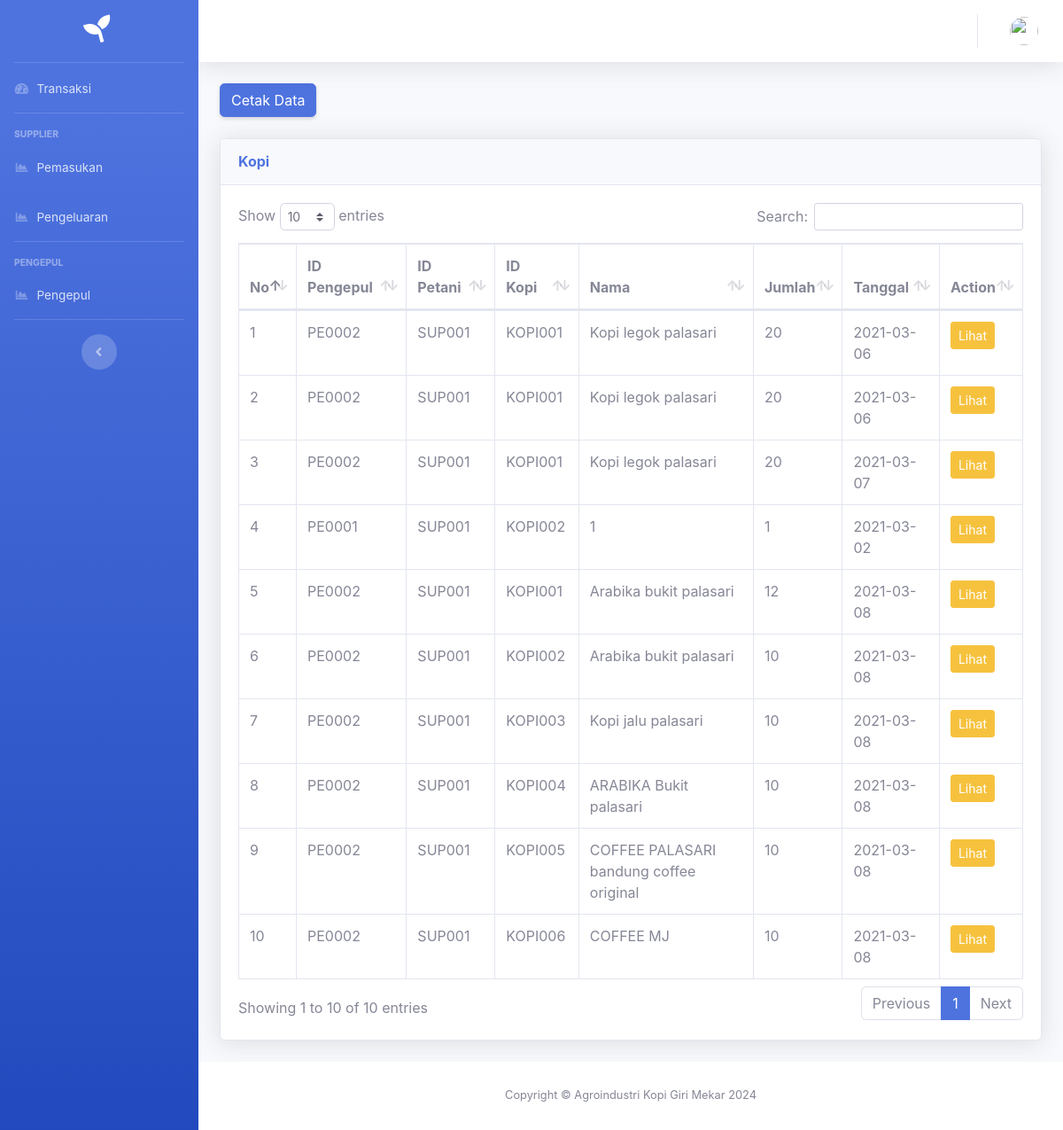
The page /index.php/gudang/pemasukan on the database its author committed.
### tables this page shows
CREATE TABLE `pemasukan` (
  `id` int(11) NOT NULL,
  `id_pengepul` varchar(128) NOT NULL,
  `id_petani` varchar(128) NOT NULL,
  `id_kopi` varchar(128) NOT NULL,
  `nama` varchar(128) NOT NULL,
  `jumlah` double NOT NULL,
  `tanggal` varchar(128) NOT NULL
);

### application/controllers/Gudang.php (called while the page is built, shortened)
<?php
class Gudang extends CI_Controller {
public function __construct()
	{
		$this->load->library('form_validation');
		$this->load->model('M_Suplier');
		$this->load->model('Cetak_Model');
	}
public function pemasukan()
	{
		$data['admin_gudang'] = $this->db->get_where('admin_gudang', ['email' => $_SESSION['admin_gudang']['email']])->row_array();
		$data['pemasukan'] = $this->db->get_where('pemasukan')->result_array();
		$this->load->view('template/gudang/header', $data);
		$this->load->view('template/gudang/sidebar', $data);
		$this->load->view('template/gudang/topbar', $data);
		$this->load->view('gudang/pemasukan', $data);
		$this->load->view('template/gudang/footer', $data);
	}
}

### index.php (called while the page is built, shortened)
<?php
require_once BASEPATH.'core/CodeIgniter.php';

### application/views/gudang/pemasukan.php (the view, shortened to what this page needs)
  <div class="container-fluid">
    <div class="d-sm-flex align-items-center justify-content-between mb-4">
       <button type="button" class="btn btn-primary d-none d-sm-inline-block shadow-sm" data-toggle="modal" data-target="#PemasukanModal">
      Cetak Data
      </button>
    </div>
    <div class="row">
      <div class="col-xl-12 col-lg-7">
        <div class="card shadow mb-4">
          <div class="card-header py-3 d-flex flex-row align-items-center justify-content-between">
            <h6 class="m-0 font-weight-bold text-primary">Kopi</h6>
          </div>
          <div class="card-body">
            <table class="table table-bordered" id="dataTable" width="100%" cellspacing="0">
              <thead>
                <tr>
                  <th>No</th>
                  <th>ID Pengepul</th>
                  <th>ID Petani</th>
                  <th>ID Kopi</th>
                  <th>Nama</th>
                  <th>Jumlah</th>
                  <th>Tanggal</th>
                  <th>Action</th>
                </tr>
              </thead>
              <tbody>
                <?php $i = 1; ?>
                <?php foreach($pemasukan as $p): ?>
                    <tr>
                      <td scope="row"><?= $i; ?></td>
                      <td scope="row"><?= $p['id_pengepul']; ?></td>
                      <td scope="row"><?= $p['id_petani']; ?></td>
                      <td scope="row"><?= $p['id_kopi']; ?></td>
                      <td scope="row"><?= $p['nama']; ?></td>
                      <td scope="row"><?= $p['jumlah']; ?></td>
                      <td scope="row"><?= $p['tanggal']; ?></td>
                      <td scope="row">
                        <a href="<?= base_url(); ?>gudang/l_pemasukan/<?= $p['id']; ?>" class="btn btn-warning btn-sm">Lihat</a>
                      </td>
                    </tr>
                <?php $i++; ?>
                <?php endforeach;?>
              </tbody>
            </table>
          </div>
        </div>
      </div>
    </div>
  </div>
</div>

### rows shown on the page
pemasukan: id_pengepul "PE0002", id_petani "SUP001", id_kopi "KOPI001", nama "Kopi legok palasari", jumlah "20", tanggal "2021-03-06"
pemasukan: id_pengepul "PE0002", id_petani "SUP001", id_kopi "KOPI001", nama "Kopi legok palasari", jumlah "20", tanggal "2021-03-06"
pemasukan: id_pengepul "PE0002", id_petani "SUP001", id_kopi "KOPI001", nama "Kopi legok palasari", jumlah "20", tanggal "2021-03-07"
pemasukan: id_pengepul "PE0001", id_petani "SUP001", id_kopi "KOPI002", nama "1", jumlah "1", tanggal "2021-03-02"
pemasukan: id_pengepul "PE0002", id_petani "SUP001", id_kopi "KOPI001", nama "Arabika bukit palasari", jumlah "12", tanggal "2021-03-08"
pemasukan: id_pengepul "PE0002", id_petani "SUP001", id_kopi "KOPI002", nama "Arabika bukit palasari", jumlah "10", tanggal "2021-03-08"
pemasukan: id_pengepul "PE0002", id_petani "SUP001", id_kopi "KOPI003", nama "Kopi jalu palasari", jumlah "10", tanggal "2021-03-08"
pemasukan: id_pengepul "PE0002", id_petani "SUP001", id_kopi "KOPI004", nama "ARABIKA Bukit palasari", jumlah "10", tanggal "2021-03-08"
pemasukan: id_pengepul "PE0002", id_petani "SUP001", id_kopi "KOPI005", nama "COFFEE PALASARI bandung coffee original", jumlah "10", tanggal "2021-03-08"
pemasukan: id_pengepul "PE0002", id_petani "SUP001", id_kopi "KOPI006", nama "COFFEE MJ", jumlah "10", tanggal "2021-03-08"
